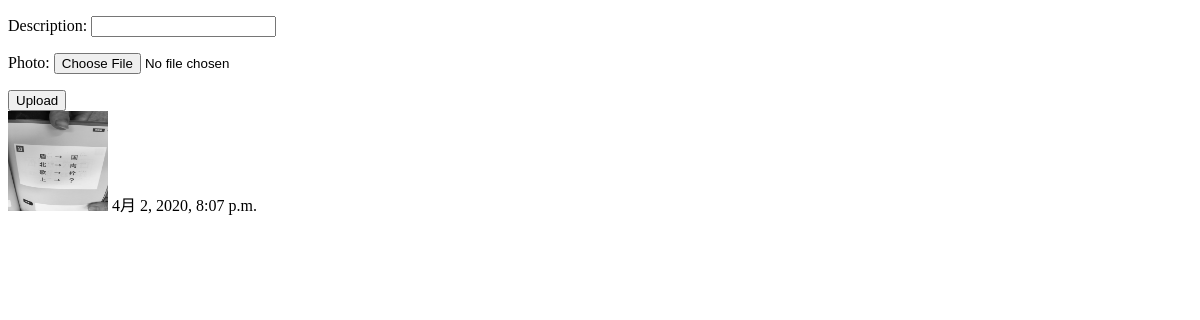
The app's page /app1/, older data.
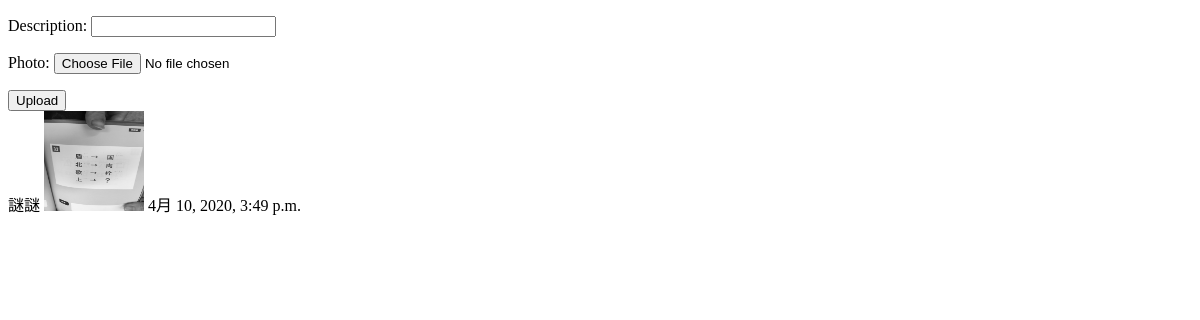
The same page, newer data.
### app1/models.py (models this page shows)
class Document(models.Model):
    description = models.CharField(max_length=255, blank=True)
    photo = models.ImageField(upload_to='documents/', default='defo')
    uploaded_at = models.DateTimeField(auto_now_add=True)
    output = models.ImageField(default = 'output/output.jpg')

### app1/views.py (the view)
# urls.py: path("",views.index,name="index"),
def index(request):
    if request.method == 'POST':
        form = DocumentForm(request.POST, request.FILES)
        if form.is_valid():
            form.save()
            return redirect('index')
    else:
        form = DocumentForm()
        max_id = Document.objects.latest('id').id
        obj = Document.objects.get(id = max_id)
        input_path = settings.BASE_DIR + obj.photo.url
        output_path = settings.BASE_DIR + "/media/output/output.jpg"
        gray(input_path,output_path)
    return render(request, 'app1/index.html', {
        'form': form,
        'obj':obj,
    })

### app1/forms.py
class DocumentForm(forms.ModelForm):
    class Meta:
        model = Document
        fields = ('description', 'photo',)

### app1/views.py (called while the page is built)
def gray(input_path,output_path):
    img = cv2.imread(input_path)
    img_gray = cv2.cvtColor(img, cv2.COLOR_BGR2GRAY)
    cv2.imwrite(output_path, img_gray)

### app1/templates/app1/index.html (shortened to what this page needs)
<!DOCTYPE html>
    <html lang="en">
    <head>
    </head>
    <body>
        <form method="post" enctype="multipart/form-data">
            {{ form.as_p }}
            <button type="submit">Upload</button>
        </form>
        <td>{{ obj.description }}</td>
        <td><img src="{{ obj.output.url }}" width="100" height="100"/></td>
        <td>{{ obj.uploaded_at }}</td>
    </body>
</html>

Row changes from the older to the newer data that the page shows:
no longer on this page (row unchanged): Document: output (picture), uploaded_at "4月 2, 2020, 8:07 p.m."
added Document: description "謎謎", output (picture), uploaded_at "4月 10, 2020, 3:49 p.m."
